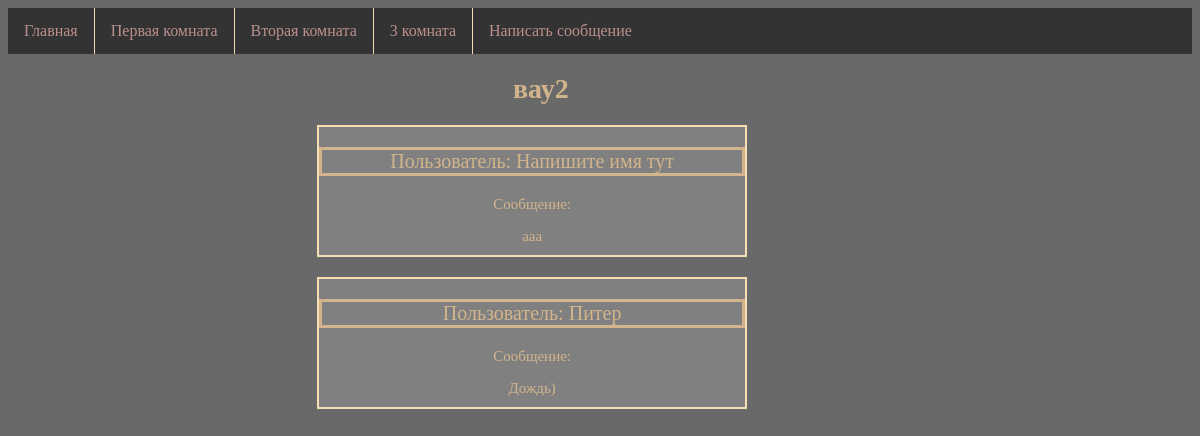
The page /secondroom on the database its author committed.
### main/models.py (models this page shows, shortened)
class Users(models.Model):
    name = models.CharField('Имя',max_length=50,default='anon')
    message = models.TextField('Сообщение',max_length=1000)
    room = models.CharField('Комната',max_length=1,default='0')
    class Meta:
        verbose_name = 'Сообщение'
        verbose_name_plural = 'Сообщения'

### main/views.py (the view)
# urls.py: path('secondroom', views.second,name='second'),
def second(request):
    message = Users.objects.order_by('-id')
    return render(request, 'main/secondroom.html', {'message':message})

### main/templates/main/secondroom.html (shortened to what this page needs)
{% extends 'main/layout.html' %}
{%block content%}
  <h1>вау2</h1>
  <div class="features">
    {%for i in message%}
    {% if i.room == '2'%}
      <div class="message-array">
          <p class="name">Пользователь: {{ i.name}}</p>
          <p>Сообщение:
            <p>{{ i.message }}</p>
      </div>
    {%endif%}
    {%endfor%}
{% endblock %}

### main/static/main/css/style.css (style rules this page uses)
body { background:#696969; }
main div .message-array { width:40%; margin: 20px 29%; background: #808080; border: 2px solid #F5DEB3; margin-bottom: 10px; }
main h1 { font-size: 28px; margin-bottom: 20px; color:#D2B48C; }
main div .name { font-size: 20px; margin-bottom: 20px; color:#D2B48C; border: 3px solid #D2B48C; }
main div p { font-size: 15px; margin-bottom: 10px; color:#D2B48C; }

### rows shown on the page
Users: name "Напишите имя тут", message "ааа"
Users: name "Питер", message "Дождь)"
